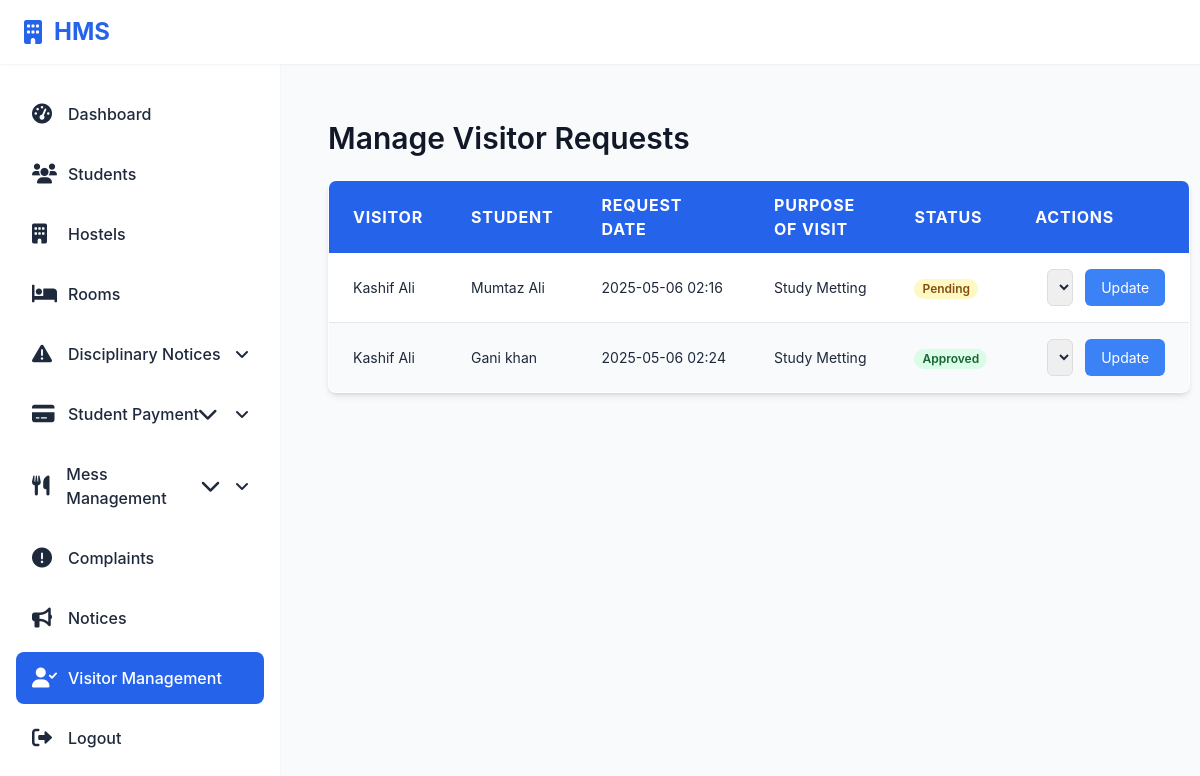
The page /hostel/admin/manage_visitor_requests/ (signed in) on the database its author committed.
### hostel/models.py (models this page shows, shortened)
class VisitorRequest(models.Model):
    student = models.ForeignKey('Student', on_delete=models.CASCADE, related_name='visitor_requests')
    visitor = models.ForeignKey('Visitor', on_delete=models.CASCADE, related_name='requests')
    request_date = models.DateTimeField(auto_now_add=True)
    status = models.CharField(max_length=50, choices=[('PENDING', 'Pending'), ('APPROVED', 'Approved'), ('REJECTED', 'Rejected')], default='PENDING')
    is_read = models.BooleanField(default=False)
    time_in = models.DateTimeField(null=True, blank=True)
    time_out = models.DateTimeField(null=True, blank=True)

class Visitor(models.Model):
    name = models.CharField(max_length=255)
    contact_info = models.CharField(max_length=255)
    visit_date = models.DateTimeField(default=timezone.now)
    student = models.ForeignKey('Student', on_delete=models.CASCADE, related_name='visitors')
    Visitor_ID_Proof = models.CharField(max_length=50, help_text="ID card number or other identification")
    purpose_of_visit = models.CharField(max_length=255)

class Student(models.Model):
    Room_ID = models.ForeignKey(Room, on_delete=models.SET_NULL, null=True, related_name="students")
    Hostel_ID = models.ForeignKey(Hostel, on_delete=models.SET_NULL, null=True)
    PAYMENT_STATUS_CHOICES = [
        ('NOT_PAID', 'Not Paid'),
        ('PARTIALLY_PAID', 'Partially Paid'),
        ('FULLY_PAID', 'Fully Paid'),
    ]
    Student_ID = models.AutoField(primary_key=True)
    Registration_Number = models.CharField(max_length=20, unique=True, null=True, blank=True)
    user = models.OneToOneField(User, on_delete=models.CASCADE, null=True)
    profile_picture = models.ImageField(upload_to='student_profiles/', null=True, blank=True)
    F_Name = models.CharField(max_length=50)
    L_Name = models.CharField(max_length=50)
    Contact_Info = models.CharField(max_length=100)
    Address = models.TextField()
    Department = models.CharField(max_length=100)
    FatherName = models.CharField(max_length=50)
    fee_status = models.CharField(max_length=20, choices=PAYMENT_STATUS_CHOICES, default='NOT_PAID')
    total_paid_amount = models.DecimalField(max_digits=10, decimal_places=2, default=0)
    room_price = models.DecimalField(max_digits=10, decimal_places=2, default=0)
    total_fee = models.DecimalField(max_digits=10, decimal_places=2, default=0)  # Added for storing total fee
    paid_installment_count = models.IntegerField(default=0)  # Added missing field

### hostel/views.py (the view, shortened to what this page needs)
# urls.py: path('admin/manage_visitor_requests/', views.admin_manage_visitor_requests, name='admin_manage_visitor_requests'),
@login_required
def admin_manage_visitor_requests(request):
    if not request.user.is_staff:
        messages.error(request, "You do not have permission to view this page.")
        return redirect('home')
    visitor_requests = VisitorRequest.objects.all()
    VisitorRequest.objects.filter(is_read=False).update(is_read=True)
    return render(request, 'visitor_management/admin_manage_visitor_requests.html', {'visitor_requests': visitor_requests})

### hostel/templates/visitor_management/admin_manage_visitor_requests.html (shortened to what this page needs)
{% extends 'base.html' %}
{% block content %}
<div class="container mx-auto px-4 py-6">
    <h2 class="text-3xl font-semibold text-gray-900 mb-6">Manage Visitor Requests</h2>
    <table class="min-w-full bg-white border border-gray-300 shadow-md rounded-lg overflow-hidden">
        <thead class="bg-blue-600 text-white">
            <tr>
                <th class="px-6 py-3 text-left uppercase tracking-wider">Visitor</th>
                <th class="px-6 py-3 text-left uppercase tracking-wider">Student</th>
                <th class="px-6 py-3 text-left uppercase tracking-wider">Request Date</th>
                <th class="px-6 py-3 text-left uppercase tracking-wider">Purpose of Visit</th>
                <th class="px-6 py-3 text-left uppercase tracking-wider">Status</th>
                <th class="px-6 py-3 text-left uppercase tracking-wider">Actions</th>
            </tr>
        </thead>
        <tbody class="divide-y divide-gray-200">
            {% for request in visitor_requests %}
            <tr>
                <td class="px-6 py-4 whitespace-nowrap">{{ request.visitor.name }}</td>
                <td class="px-6 py-4 whitespace-nowrap">{{ request.student.F_Name }} {{ request.student.L_Name }}</td>
                <td class="px-6 py-4 whitespace-nowrap">{{ request.request_date|date:"Y-m-d H:i" }}</td>
                <td class="px-6 py-4 whitespace-nowrap">{{ request.visitor.purpose_of_visit }}</td>
                <td class="px-6 py-4 whitespace-nowrap">
                    {% if request.status == 'PENDING' %}
                        <span class="px-2 inline-flex text-xs leading-5 font-semibold rounded-full bg-yellow-100 text-yellow-800">Pending</span>
                    {% elif request.status == 'APPROVED' %}
                        <span class="px-2 inline-flex text-xs leading-5 font-semibold rounded-full bg-green-100 text-green-800">Approved</span>
                    {% elif request.status == 'REJECTED' %}
                        <span class="px-2 inline-flex text-xs leading-5 font-semibold rounded-full bg-red-100 text-red-800">Rejected</span>
                    {% endif %}
                </td>
                <td class="px-6 py-4 whitespace-nowrap">
                    <form method="POST" class="flex items-center space-x-3">
                        <select name="status" class="px-3 py-2 border rounded-md text-sm">
                            <option value="PENDING" {% if request.status == 'PENDING' %}selected{% endif %}>Pending</option>
                            <option value="APPROVED" {% if request.status == 'APPROVED' %}selected{% endif %}>Approved</option>
                        </select>
                        <button type="submit" class="ml-2 px-4 py-2 bg-blue-500 text-white rounded-md hover:bg-blue-600">Update</button>
                    </form>
                </td>
            </tr>
            {% endfor %}
        </tbody>
    </table>
</div>
{% endblock %}

### hostel/templates/base.html (shortened to what this page needs)
{% load static %}
<!DOCTYPE html>
<html lang="en">
<head>
    <link href="https://cdnjs.cloudflare.com/ajax/libs/select2/4.0.13/css/select2.min.css" rel="stylesheet" />
    <link href="https://cdnjs.cloudflare.com/ajax/libs/font-awesome/5.15.4/css/all.min.css" rel="stylesheet">
    <link rel="stylesheet" href="{% static 'css/showcase_notice.css' %}">
    <link rel="stylesheet" href="{% static 'css/admin_showcasenotices.css' %}">
    <script src="https://cdn.tailwindcss.com"></script>
    <link href="https://cdnjs.cloudflare.com/ajax/libs/font-awesome/6.0.0/css/all.min.css" rel="stylesheet">
</head>
<body>
    <nav class="navbar">
        <a class="navbar-brand" href="{% if user.is_authenticated and user.student %}{% url 'student_dashboard' %}{% elif user.is_authenticated %}{% url 'dashboard' %}{% else %}{% url 'login' %}{% endif %}">
            <i class="fas fa-building"></i>
            HMS
        </a>
    </nav>
    <div class="sidebar">
        <div class="sidebar-content">
            {% if user.is_authenticated %}
                {% if user.student %}
                    <a href="{% url 'student_dashboard' %}" class="sidebar-link">
                        <i class="fas fa-user-circle"></i> Student Dashboard
                    </a>
                    <a href="{% url 'submit_complaint' %}" class="sidebar-link">
                        <i class="fas fa-comment-dots"></i> Add Complaint
                    </a>
                    <a href="{% url 'student_notices' %}" class="sidebar-link">
                        <i class="fas fa-bell"></i> Notice Board
                    </a>
                    <a href="{% url 'student_showcase_notices' %}" class="sidebar-link">
                        <i class="fas fa-exclamation-triangle"></i> Disciplinary Notices
                        {% if student_unread_showcase_notices > 0 %}
                        <span class="badge">{{ student_unread_showcase_notices }}</span>
                        {% endif %}
                    </a>
                    <div class="sidebar-dropdown">
                        <a href="#" class="sidebar-link dropdown-toggle">
                            <i class="fas fa-utensils"></i> Mess Management
                            <i class="fas fa-chevron-down"></i>
                        </a>
                        <div class="dropdown-menu">
                            <a href="{% url 'apply_for_mess' %}" class="dropdown-item">
                                <i class="fas fa-clipboard-list"></i> Apply for Mess
                            </a>
                            <a href="{% url 'mess_menu' %}" class="dropdown-item">
                                <i class="fas fa-clipboard-list"></i> Mess Menu
                            </a>
                            <a href="{% url 'mess_status' %}" class="dropdown-item">
                                <i class="fas fa-clipboard-list"></i> Mess Status
                            </a>
                            <a href="{% url 'mess_attendance' %}" class="dropdown-item">
                                <i class="fas fa-check-square"></i> Attendance
                            </a>
                            <a href="{% url 'mess_bill' %}" class="dropdown-item">
                                <i class="fas fa-file-invoice-dollar"></i> Mess Bill
                            </a>
                            <a href="{% url 'mess_account_book' %}" class="dropdown-item">
                                <i class="fas fa-file-invoice-dollar"></i> Mess Account Book
                            </a>
                        </div>
                    </div>
                    <div class="sidebar-dropdown">
                        <a href="#" class="sidebar-link dropdown-toggle">
                            <i class="fas fa-user-check"></i> Visitor Requests
                            <i class="fas fa-chevron-down"></i>
                        </a>
                        <div class="dropdown-menu">
                            <a href="{% url 'request_visitor' %}" class="dropdown-item">
                                <i class="fas fa-user-check"></i> Visitor Request
                            </a>
                            <a href="{% url 'std_request_history' %}" class="dropdown-item">
                                <i class="fas fa-history"></i> Visitor Request History
                            </a>
                        </div>
                    </div>
                    {% if user.is_authenticated and user.student %}
                    <div class="sidebar-dropdown">
                        <a href="#" class="sidebar-link dropdown-toggle">
                            <i class="fas fa-credit-card"></i> Payment Management <i class="fas fa-chevron-down"></i>
                        </a>
                        <div class="dropdown-menu">
                            <a href="{% url 'account_book' %}" class="dropdown-item">
                                <i class="fas fa-wallet"></i>H Account Book
                            </a>
                            <a href="{% url 'add_payment' %}" class="dropdown-item">
                                <i class="fas fa-upload"></i>H Add Payment
                            </a>
                            <a href="{% url 'mess_account_book' %}" class="dropdown-item">
                                <i class="fas fa-wallet"></i>Mess Account Book
                            </a>
                            <a href="{% url 'payment_request_form' %}" class="dropdown-item">
                                <i class="fas fa-upload"></i>Mess Add Payment
                            </a>
                        </div>
                    </div>
                    {% endif %}
                    <a href="{% url 'std_profile' %}" class="sidebar-link">
                        <i class="fas fa-user-circle"></i> My Profile
                    </a>
                    <a href="{% url 'logout' %}" class="sidebar-link">
                        <i class="fas fa-sign-out-alt"></i> Logout
                    </a>
                {% else %}
                    <a href="{% url 'dashboard' %}" class="sidebar-link">
                        <i class="fas fa-tachometer-alt"></i> Dashboard
                    </a>
                    <a href="{% url 'list_students' %}" class="sidebar-link">
                        <i class="fas fa-users"></i> Students
                    </a>
                    <a href="{% url 'list_hostels' %}" class="sidebar-link">
                        <i class="fas fa-building"></i> Hostels
                    </a>
                    <a href="{% url 'list_rooms' %}" class="sidebar-link">
                        <i class="fas fa-bed"></i> Rooms
                    </a>
                {% if user.is_authenticated and user.is_staff %}
                <div class="sidebar-dropdown">
                    <a href="#" class="sidebar-link dropdown-toggle">
                        <i class="fas fa-exclamation-triangle"></i> Disciplinary Notices
                    </a>
                </div>
                {% endif %}
                    {% if user.is_authenticated and user.is_staff %}
                    <div class="sidebar-dropdown">
                        <a href="#" class="sidebar-link dropdown-toggle">
                            <i class="fas fa-credit-card"></i> Student Payment
                            <i class="fas fa-chevron-down"></i>
                        </a>
                    </div>
                    {% endif %}
                    {% if user.is_staff %}
                        <div class="sidebar-dropdown">
                            <a href="#" class="sidebar-link dropdown-toggle">
                                <i class="fas fa-utensils"></i> Mess Management <i class="fas fa-chevron-down"></i>
                            </a>
                        </div>
                    {% endif %}
                    <a href="{% url 'list_complaints' %}" class="sidebar-link">
                        <i class="fas fa-exclamation-circle"></i> Complaints
                    </a>
                    <a href="{% url 'list_of_notices' %}" class="sidebar-link">
                        <i class="fas fa-bullhorn"></i> Notices
                    </a>
                    <a href="{% url 'admin_manage_visitor_requests' %}" class="sidebar-link">
                        <i class="fas fa-user-check"></i> Visitor Management
                    </a>
                    <a href="{% url 'logout' %}" class="sidebar-link">
                        <i class="fas fa-sign-out-alt"></i> Logout
                    </a>
                {% endif %}
            {% else %}
                <a href="{% url 'login' %}" class="sidebar-link">
                    <i class="fas fa-sign-in-alt"></i> Login
                </a>
            {% endif %}
        </div>
    </div>
    <main class="content">
        {% block content %}
        {% endblock %}
    </main>
</body>
</html>

### rows shown on the page
VisitorRequest: visitor.name "Kashif Ali", student.F_Name "Mumtaz", student.L_Name "Ali", request_date "2025-05-06 02:16", visitor.purpose_of_visit "Study Metting", shows "Pending", status "Pending"
VisitorRequest: visitor.name "Kashif Ali", student.F_Name "Gani", student.L_Name "khan", request_date "2025-05-06 02:24", visitor.purpose_of_visit "Study Metting", shows "Approved", status "Approved"
